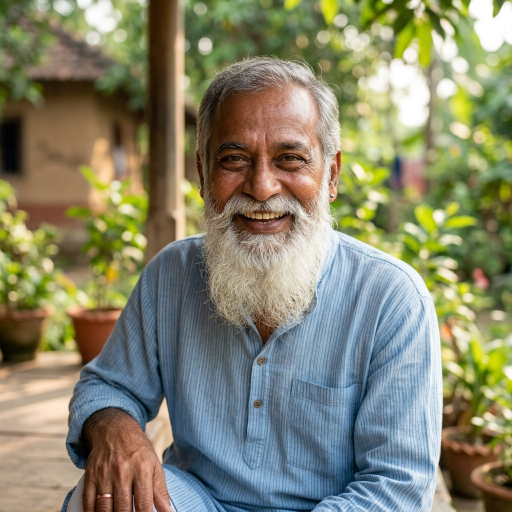
#> input picture Images_Attendance/modi-image-for-InUth.jpg, 1024 x 1024 px (shown at 1/2 size)
$ python -i face_recognition.py   (imports and definitions only)
#> lines starting #> are read from the running program, lines starting #| are printed output that depends on the picture
import cv2
import numpy as np

# Use OpenCV's built-in Haar Cascade for face detection
_face_cascade = cv2.CascadeClassifier(cv2.data.haarcascades + 'haarcascade_frontalface_default.xml')

def load_image_file(file_path):
    # original face_recognition returns RGB, but main.py does cv2.cvtColor(img, COLOR_BGR2RGB) right after.
    # So if main.py expects BGR from load_image_file, we should return BGR.
    img = cv2.imread(file_path)
    if img is None:
        # Create a blank image if not found to prevent crash
        img = np.zeros((400, 400, 3), dtype=np.uint8)
    return img

def face_locations(img, model="hog"):
    # img is likely RGB if main.py converted it.
#> called with model = 'hog'
    gray = cv2.cvtColor(img, cv2.COLOR_RGB2GRAY) if len(img.shape) == 3 and img.shape[2] == 3 else img
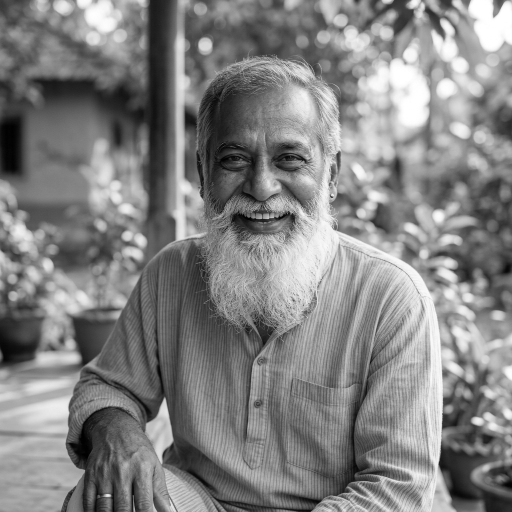
#> gray: shape (1024, 1024) (shown at 1/2 size); min 0, max 255, mean 130.6
    faces = _face_cascade.detectMultiScale(gray, 1.1, 4)
#> faces = [[238, 848, 55, 55], [474, 843, 101, 101], [370, 199, 307, 307]]
    locations = []
    for (x, y, w, h) in faces:
        # face_recognition format: (top, right, bottom, left)
        locations.append((y, x + w, y + h, x))
#> this loop made 3 passes
#> after the loop, locations = [(848, 293, 903, 238), (843, 575, 944, 474), (199, 677, 506, 370)]
    if not locations:
        # fallback to a small box in center if no face detected to prevent crash
        h, w = img.shape[:2]
        locations.append((h//4, w*3//4, h*3//4, w//4))
    return locations

def face_encodings(img, known_face_locations=None):
    if known_face_locations is None:
        known_face_locations = face_locations(img)
#> known_face_locations has the same summary as locations in face_locations

    encodings = []
    for (top, right, bottom, left) in known_face_locations:
        # Extract face and resize to 16x8 to make a 128d vector
        face_img = img[max(0, top):max(0, bottom), max(0, left):max(0, right)]
        if face_img.size == 0:
            encodings.append(np.zeros(128))
            continue

        face_img = cv2.resize(face_img, (16, 8))
        gray = cv2.cvtColor(face_img, cv2.COLOR_RGB2GRAY) if len(face_img.shape) == 3 and face_img.shape[2] == 3 else face_img
        # flatten and normalize
        vec = gray.flatten().astype(np.float64)
        norm = np.linalg.norm(vec)
        if norm > 0:
            vec = vec / norm
        encodings.append(vec)
#> this loop made 3 passes
#> (top, right, bottom, left, norm) on passes 1 to 3: (848, 293, 903, 238, 1374), (843, 575, 944, 474, 1488), (199, 677, 506, 370, 1570.4)
#> pass 1, in face_encodings, `face_img = img[max(0, top):max(0, bottom), max(0, left):max(0, right)]`:
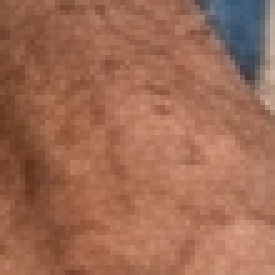
#> face_img: shape (55, 55, 3) (shown 5 times larger); mean R, G, B 159.1, 107.3, 84
#> pass 2, in face_encodings, `face_img = img[max(0, top):max(0, bottom), max(0, left):max(0, right)]`:
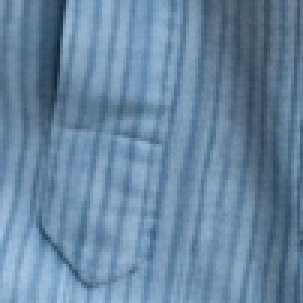
#> face_img: shape (101, 101, 3) (shown 3 times larger); mean R, G, B 103.8, 134.2, 161.6
#> pass 3, in face_encodings, `face_img = img[max(0, top):max(0, bottom), max(0, left):max(0, right)]`:
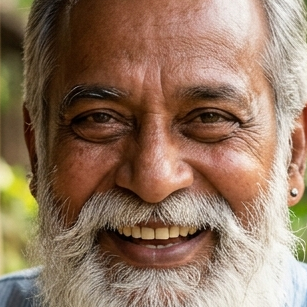
#> face_img: shape (307, 307, 3); mean R, G, B 145.8, 118.3, 96.5
#> after the loop, encodings = 3 items

    if not encodings:
        encodings.append(np.zeros(128))

    return encodings

def face_distance(face_encodings, face_to_compare):
    if not face_encodings:
        return np.empty(0)
    # simple euclidean distance
    return np.linalg.norm(face_encodings - face_to_compare, axis=1)

def compare_faces(known_face_encodings, face_encoding_to_check, tolerance=0.6):
    distances = face_distance(known_face_encodings, face_encoding_to_check)
    return list(distances <= tolerance)

>>> import cv2
>>> picture = cv2.cvtColor(cv2.imread('Images_Attendance/modi-image-for-InUth.jpg'), cv2.COLOR_BGR2RGB)
>>> result = face_encodings(picture)
#> result = 3 items

$ run again, on Images_Attendance/narendra-modi.jpg
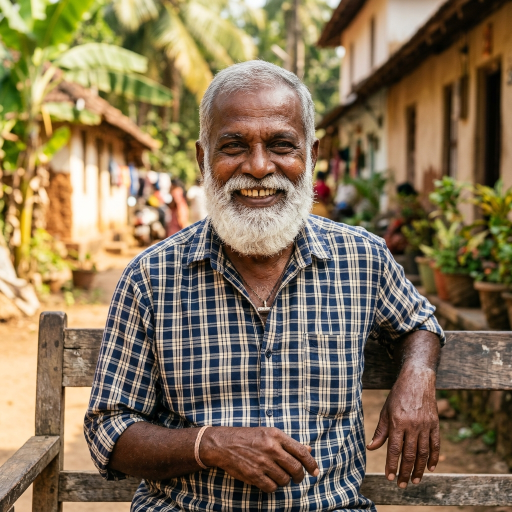
#> input picture Images_Attendance/narendra-modi.jpg, 1024 x 1024 px (shown at 1/2 size)
#> in face_locations, `gray = cv2.cvtColor(img, cv2.COLOR_RGB2GRAY) if len(img.shape) == 3 an..`:
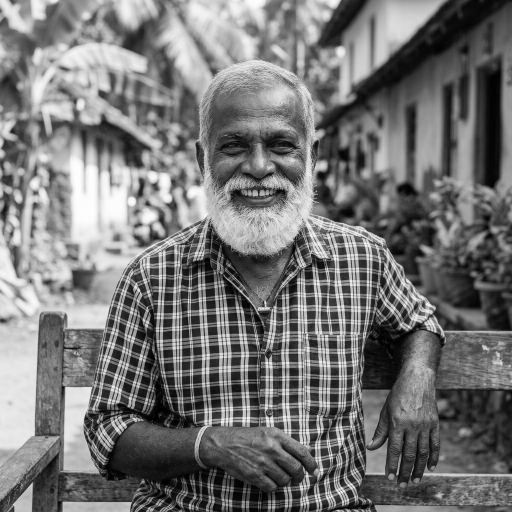
#> gray: shape (1024, 1024) (shown at 1/2 size); min 0, max 255, mean 117.5
#> faces = [[73, 718, 59, 59], [796, 758, 85, 85], [382, 201, 260, 260]]
#> the loop in face_locations, `for (x, y, w, h) in faces:` made 3 passes
#> after the loop in face_locations, `for (x, y, w, h) in faces:`: locations = [(718, 132, 777, 73), (758, 881, 843, 796), (201, 642, 461, 382)]
#> known_face_locations has the same summary as locations in face_locations
#> the loop in face_encodings, `for (top, right, bottom, left) in known_face_locations:` made 3 passes
#> (top, right, bottom, left, norm) on passes 1 to 3: (718, 132, 777, 73, 1322.7), (758, 881, 843, 796, 1443.7), (201, 642, 461, 382, 1543.2)
#> pass 3, in face_encodings, `face_img = img[max(0, top):max(0, bottom), max(0, left):max(0, right)]`:
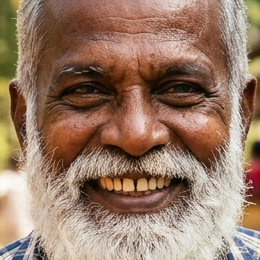
#> face_img: shape (260, 260, 3); mean R, G, B 152.3, 123.1, 103.4
#> after the loop in face_encodings, `for (top, right, bottom, left) in known_face_locations:`: encodings = 3 items
